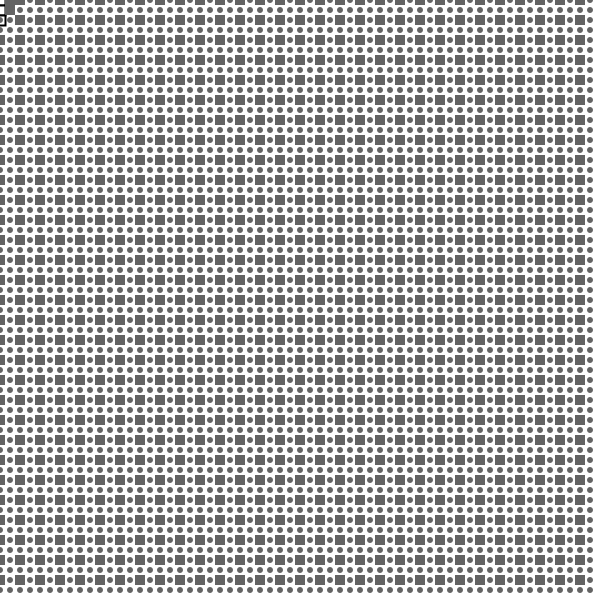
Frame 1 (no input)
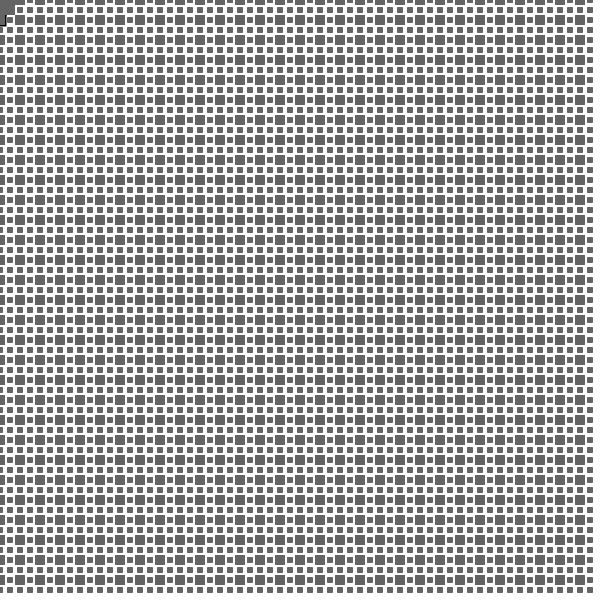
Frame 60 (the mouse pressed at the canvas centre just before this capture)
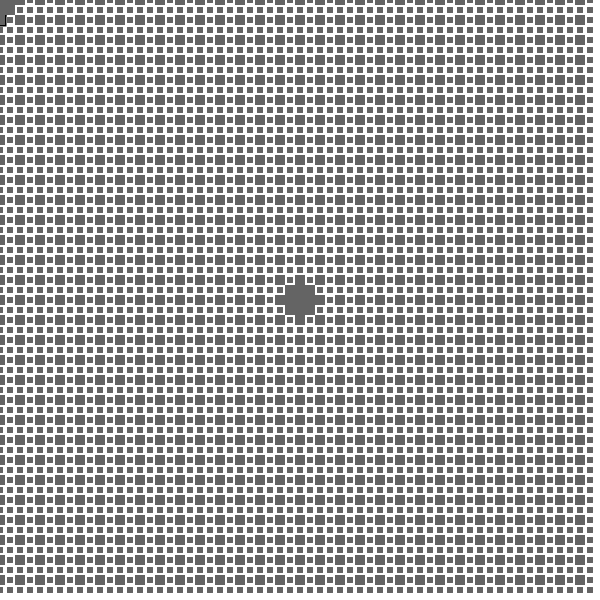
Frame 120 (the mouse held since frame 60 and released just before this capture)

The Processing sketch that drew these frames (run headless with seeded random() and noise(); from frame 60 on, the mouse is pressed at the canvas centre):

// Processing sketch: processing_40405
// ── processing_40405.pde

void setup(){
  size(600, 600);
  smooth();
  background(255);
  rectMode(CENTER);
  frameRate(30);

}
void draw(){
    for(int x=0; x<width; x+=10){
    for(int y=0; y<height; y+=10){
      
      if (x%20==0 && y%20==0){
              println();
              strokeWeight(2);
              rect(x,y,10,10);
              
              //stroke(random(255),random(100),random(100), 50);
              //strokeWeight(.5);
              //line(x,y,mouseX, mouseY);
        }
        if(dist(mouseX,mouseY,x,y)<15){
          rect(x,y,10,10);
        }
      else{
              noStroke();
              fill(100,100,100);
              ellipse (x, y, 6, 6);
              
     
     
      }

      
     // line (x,y,mouseX,mouseY);
      /*if(x<width){
        stroke(random(255),random(100),random(100), 50);
      }*/
     
}}
}
